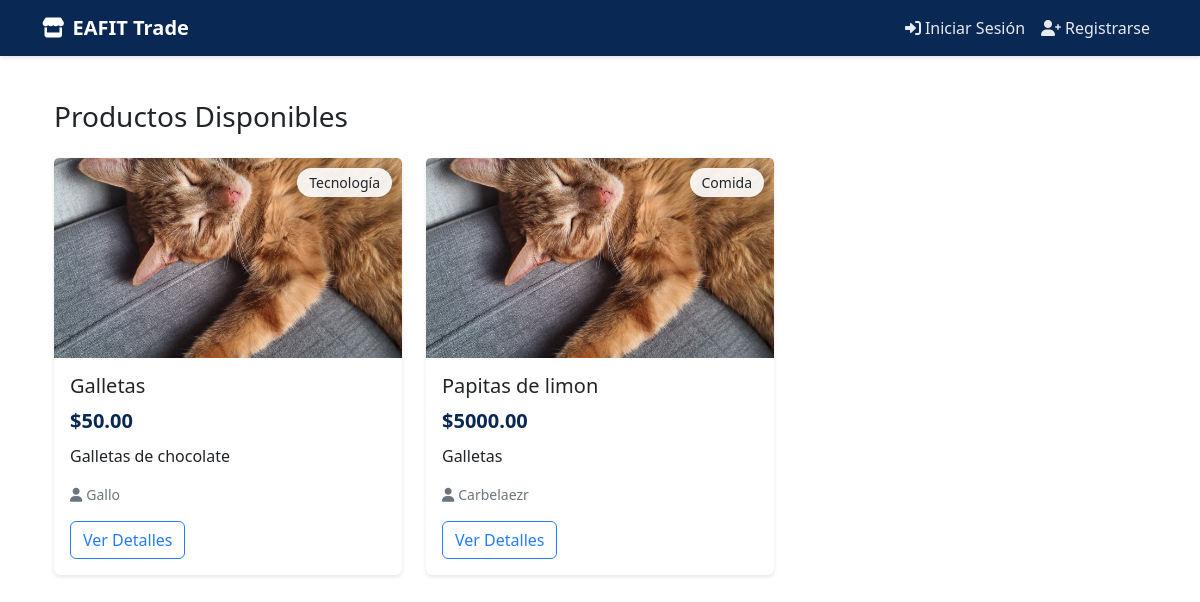
The page / on the database its author committed.
### products/models.py (models this page shows, shortened)
class Product(models.Model):
    PAYMENT_CHOICES = [
        ('Efectivo', 'Efectivo'),
        ('Transferencia', 'Transferencia'),
    ]
    CATEGORY_CHOICES = [
        ('Comida', 'Comida'),
        ('Ropa', 'Ropa'),
        ('Tecnología', 'Tecnología'),
        ('Libros', 'Libros'),
        ('Otros', 'Otros'),
    ]
    CONDITION_CHOICES = [
        ('Nuevo', 'Nuevo'),
        ('Usado', 'Usado'),
        ('Buen estado', 'Buen estado'),
    ]
    ACCOUNT_TYPE_CHOICES = [
        ('Nequi', 'Nequi'),
        ('Bancolombia', 'Bancolombia'),
    ]
    name = models.CharField(
        max_length=255,
        verbose_name='Nombre',
        help_text='Nombre del producto'
    )
    category = models.CharField(
        max_length=50,
        choices=CATEGORY_CHOICES,
        verbose_name='Categoría'
    )
    description = models.TextField(
        verbose_name='Descripción',
        help_text='Describe tu producto detalladamente'
    )
    quantity = models.PositiveIntegerField(
        validators=[MinValueValidator(1)],
        verbose_name='Cantidad',
        help_text='Debe ser mayor a 0'
    )
    price = models.DecimalField(
        max_digits=10,
        decimal_places=2,
        validators=[MinValueValidator(0.01)],
        verbose_name='Precio',
        help_text='Precio en pesos colombianos'
    )
    published_at = models.DateTimeField(
        default=timezone.now,
        verbose_name='Fecha de publicación'
    )
    condition = models.CharField(
        max_length=50,
        choices=CONDITION_CHOICES,
        verbose_name='Estado'
    )
    location = models.CharField(
        max_length=255,
        blank=True,
        null=True,
        verbose_name='Ubicación',
        help_text='Lugar de entrega en el campus'
    )
    image = models.ImageField(
        upload_to='products/',
        verbose_name='Imagen',
        help_text='Imagen del producto'
    )
    seller = models.ForeignKey(
        User,
        on_delete=models.CASCADE,
        verbose_name='Vendedor',
        related_name='products'
    )
    payment_method = models.CharField(
        max_length=20,
        choices=PAYMENT_CHOICES,
        verbose_name='Método de pago'
    )
    account_number = models.CharField(
        max_length=50,
        blank=True,
        null=True,
        verbose_name='Número de cuenta',
        validators=[
            RegexValidator(
                regex=r'^\d{10,20}$',
                message='Ingrese un número de cuenta válido'
            )
        ]
    )
    account_type = models.CharField(
        max_length=50,
        choices=ACCOUNT_TYPE_CHOICES,
        blank=True,
        null=True,
        verbose_name='Tipo de cuenta'
    )
    qr_code = models.ImageField(
        upload_to='qr_codes/',
        blank=True,
        null=True,
        verbose_name='Código QR'
    )
    available = models.BooleanField(
        default=True,
        verbose_name='Disponible'
    )
    tags = models.CharField(
        max_length=255,
        blank=True,
        verbose_name='Etiquetas',
        help_text='Separa las etiquetas con comas'
    )
    class Meta:
        verbose_name = 'Producto'
        verbose_name_plural = 'Productos'
        ordering = ['-published_at']
        indexes = [
            models.Index(fields=['name']),
            models.Index(fields=['category']),
            models.Index(fields=['available']),
        ]

### products/views.py (the view)
# urls.py: 2. Add a URL to urlpatterns:  path('', views.home, name='home')
def home(request):
    products = Product.objects.filter(available=True).order_by('-published_at')
    user_favorites = []
    if request.user.is_authenticated:
        user_favorites = Favorite.objects.filter(user=request.user).values_list('product_id', flat=True)
    context = {
        'products': products,
        'user_favorites': user_favorites,
    }
    return render(request, 'products/home.html', context)

### products/templates/products/home.html (shortened to what this page needs)
{% extends 'products/base.html' %}
{% block content %}
<div class="container py-4">
    <div class="row mb-4 align-items-center">
        <div class="col-md-6">
            <h1 class="h3 mb-0">Productos Disponibles</h1>
        </div>
    </div>
    <div class="row g-4">
        {% for product in products %}
        <div class="col-12 col-md-6 col-lg-4">
            <div class="card product-card">
                <div class="position-relative">
                    {% if product.image %}
                    <img src="{{ product.image.url }}" class="card-img-top product-image" alt="{{ product.name }}">
                    {% endif %}
                    <span class="category-badge">{{ product.get_category_display }}</span>
                </div>
                <div class="card-body">
                    <h5 class="card-title">{{ product.name }}</h5>
                    <p class="price mb-2">${{ product.price }}</p>
                    <p class="card-text text-truncate">{{ product.description }}</p>
                    <p class="seller-info mb-3">
                        <i class="fas fa-user me-1"></i>{{ product.seller.username }}
                    </p>
                    <div class="product-actions d-flex justify-content-between align-items-center">
                        <a href="{% url 'product_detail' product.id %}" class="btn btn-outline-primary">
                            Ver Detalles
                        </a>
                    </div>
                </div>
            </div>
        </div>
        {% empty %}
        <div class="col-12 text-center py-5">
            <i class="fas fa-box-open fa-3x mb-3 text-secondary"></i>
            <h3>No hay productos disponibles</h3>
            <p class="text-muted">Sé el primero en publicar un producto</p>
        </div>
        {% endfor %}
    </div>
</div>
{% endblock %}

### products/templates/products/base.html (style rules this page uses)
:root { --primary-color: hwb(216 4% 67%); --secondary-color: #6c757d; }

### products/templates/products/home.html (style rules this page uses)
.product-card { height: 100%; transition: transform 0.2s; border: none; box-shadow: 0 2px 4px rgba(0,0,0,0.1); }
.product-image { height: 200px; object-fit: cover; }
.price { font-size: 1.25rem; font-weight: bold; color: var(--primary-color); }
.category-badge { position: absolute; top: 10px; right: 10px; background-color: rgba(255,255,255,0.9); padding: 0.25rem 0.75rem; border-radius: 20px; font-size: 0.875rem; }
.seller-info { font-size: 0.875rem; color: var(--secondary-color); }
.product-actions { opacity: 0.9; transition: opacity 0.2s; }

### rows shown on the page
Product: image (picture), category "Tecnología", name "Galletas", price "50.00", description "Galletas de chocolate", seller.username "Gallo"
Product: image (picture), category "Comida", name "Papitas de limon", price "5000.00", description "Galletas", seller.username "Carbelaezr"
